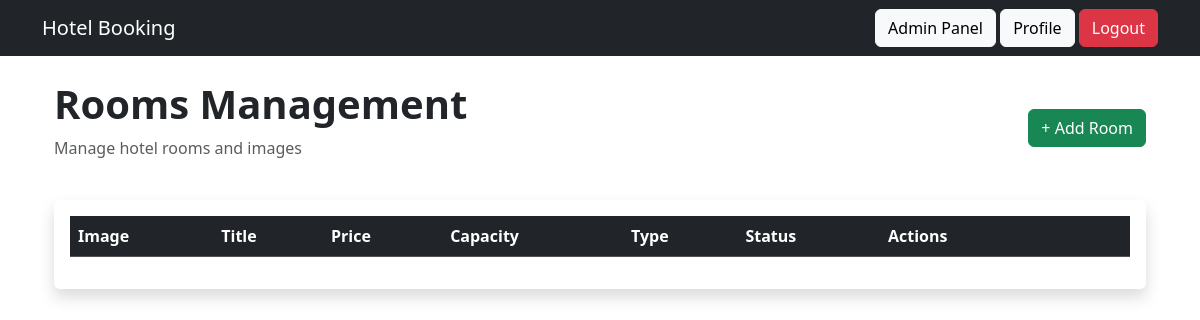
The page /admin-panel/rooms/ (signed in) on the database as committed earlier.
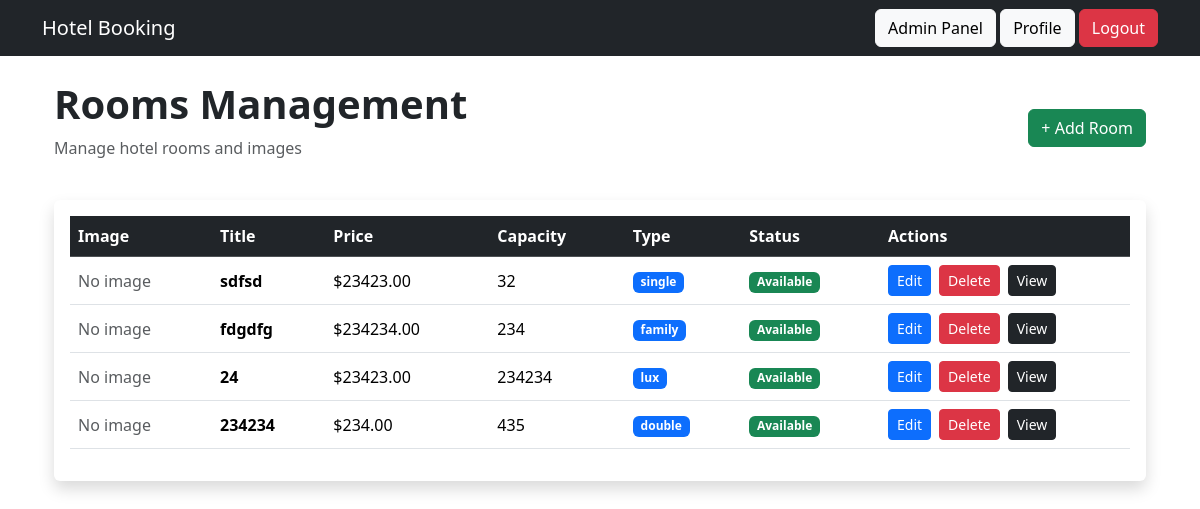
The same page on the database as committed later.
### main/models.py (models this page shows, shortened)
class Room(models.Model):
    ROOM_TYPES = (
        ('single', 'Single'),
        ('double', 'Double'),
        ('lux', 'Lux'),
        ('family', 'Family'),
    )
    title = models.CharField(max_length=255)
    description = models.TextField()
    price = models.DecimalField(
        max_digits=10,
        decimal_places=2
    )
    capacity = models.PositiveIntegerField()
    room_type = models.CharField(
        max_length=20,
        choices=ROOM_TYPES
    )
    is_available = models.BooleanField(default=True)
    created_at = models.DateTimeField(auto_now_add=True)

### main/views.py (the view)
# urls.py: path('admin-panel/rooms/', admin_rooms, name='admin_rooms'),
@staff_member_required
def admin_rooms(request):
    rooms = Room.objects.all()
    return render(request, 'admin/rooms.html', {
        'rooms': rooms
    })

### main/templates/admin/rooms.html
{% extends 'base.html' %}
{% block content %}
<div class="container mt-4">
    <div class="d-flex justify-content-between align-items-center mb-4">
        <div>
            <h1 class="fw-bold">Rooms Management</h1>
            <p class="text-muted">
                Manage hotel rooms and images
            </p>
        </div>
        <a href="{% url 'admin_create_room' %}"
           class="btn btn-success">
            + Add Room
        </a>
    </div>
    <div class="card shadow border-0">
        <div class="card-body">
            <div class="table-responsive">
                <table class="table table-hover align-middle">
                    <thead class="table-dark">
                        <tr>
                            <th>Image</th>
                            <th>Title</th>
                            <th>Price</th>
                            <th>Capacity</th>
                            <th>Type</th>
                            <th>Status</th>
                            <th width="250">Actions</th>
                        </tr>
                    </thead>
                    <tbody>
                        {% for room in rooms %}
                            <tr>
                                <td>
                                    {% if room.images.first %}
                                        <img src="{{ room.images.first.image.url }}"
                                             width="100"
                                             height="70"
                                             class="rounded"
                                             style="object-fit: cover;">
                                    {% else %}
                                        <span class="text-muted">
                                            No image
                                        </span>
                                    {% endif %}
                                </td>
                                <td class="fw-semibold">
                                    {{ room.title }}
                                </td>
                                <td>
                                    ${{ room.price }}
                                </td>
                                <td>
                                    {{ room.capacity }}
                                </td>
                                <td>
                                    <span class="badge bg-primary">
                                        {{ room.room_type }}
                                    </span>
                                </td>
                                <td>
                                    {% if room.is_available %}
                                        <span class="badge bg-success">
                                            Available
                                        </span>
                                    {% else %}
                                        <span class="badge bg-danger">
                                            Busy
                                        </span>
                                    {% endif %}
                                </td>
                                <td>
                                    <div class="d-flex gap-2 flex-wrap">
                                        <a href="{% url 'admin_edit_room' room.id %}"
                                           class="btn btn-primary btn-sm">
                                            Edit
                                        </a>
                                        <a href="{% url 'admin_delete_room' room.id %}"
                                           class="btn btn-danger btn-sm">
                                            Delete
                                        </a>
                                        <a href="{% url 'room_detail' room.id %}"
                                           class="btn btn-dark btn-sm">
                                            View
                                        </a>
                                    </div>
                                </td>
                            </tr>
                        {% endfor %}
                    </tbody>
                </table>
            </div>
        </div>
    </div>
</div>
{% endblock %}

### main/templates/base.html (shortened to what this page needs)
<!DOCTYPE html>
<html lang="en">
<head>
    <link href="https://cdn.jsdelivr.net/npm/bootstrap@5.3.3/dist/css/bootstrap.min.css" rel="stylesheet">
</head>
<body>
<nav class="navbar navbar-expand-lg navbar-dark bg-dark">
    <div class="container">
        <a class="navbar-brand" href="/">
            Hotel Booking
        </a>
        <div>
            {% if user.is_authenticated and user.is_staff %}
                <a href="{% url 'admin_dashboard' %}" class="btn btn-light">
                    Admin Panel
                </a>
            {% endif %}
            {% if user.is_authenticated %}
                <a href="{% url 'profile' %}" class="btn btn-light">
                    Profile
                </a>
                <a href="{% url 'logout' %}" class="btn btn-danger">
                    Logout
                </a>
            {% endif %}
        </div>
    </div>
</nav>
<div class="container mt-4">
    {% block content %}
    {% endblock %}
</div>
</body>
</html>

Rows that differ between the two databases and show on the page:
added Room: shows "No image", title "sdfsd", price "23423.00", capacity "32", room_type "single", is_available "Available"
added Room: shows "No image", title "fdgdfg", price "234234.00", capacity "234", room_type "family", is_available "Available"
added Room: shows "No image", title "24", price "23423.00", capacity "234234", room_type "lux", is_available "Available"
added Room: shows "No image", title "234234", price "234.00", capacity "435", room_type "double", is_available "Available"
